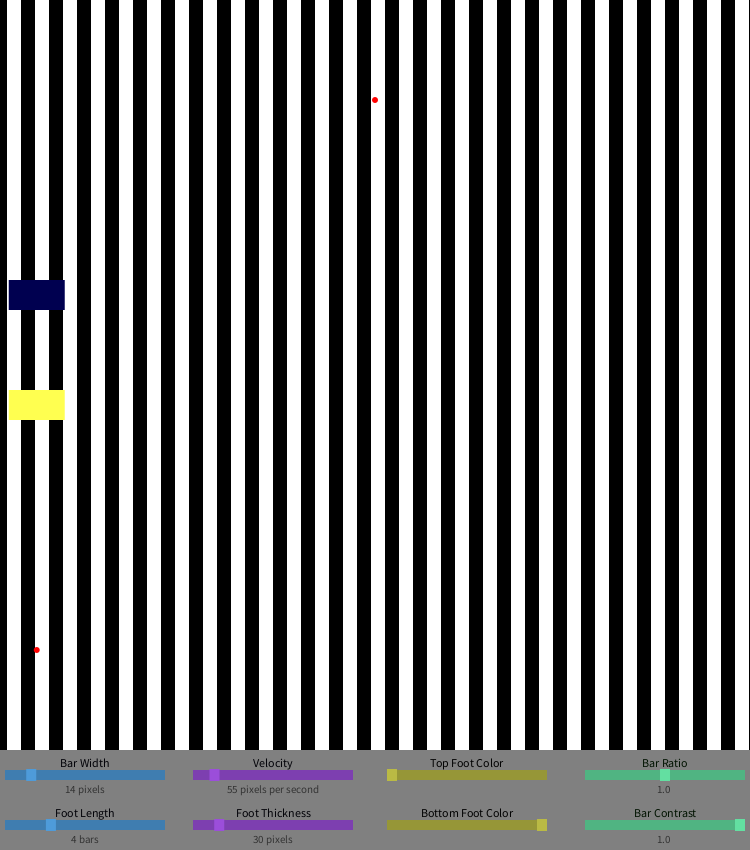
Frame 1 (no input)
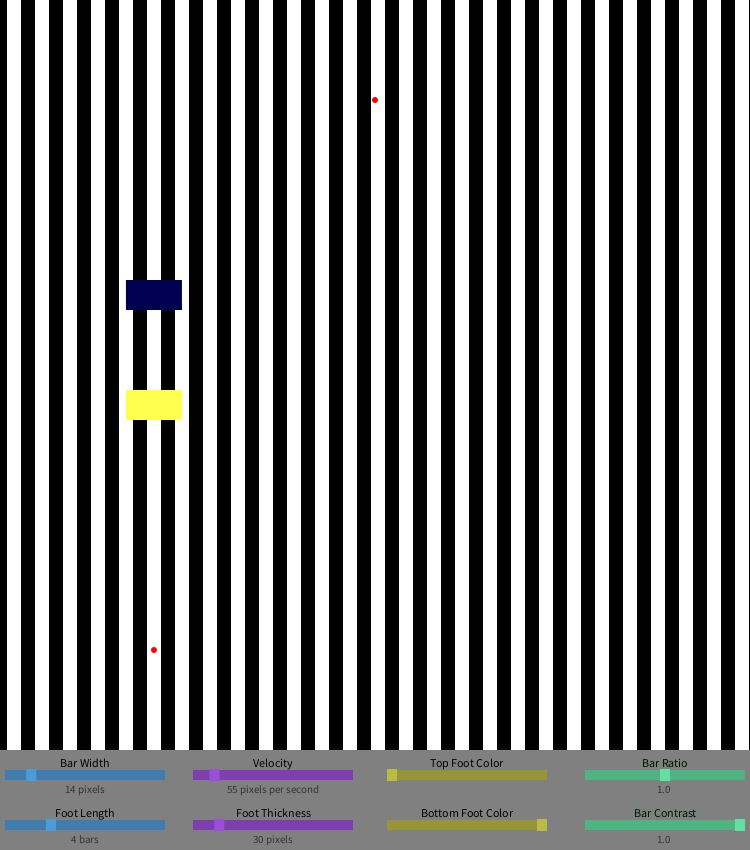
Frame 60 (the mouse pressed at the canvas centre just before this capture)
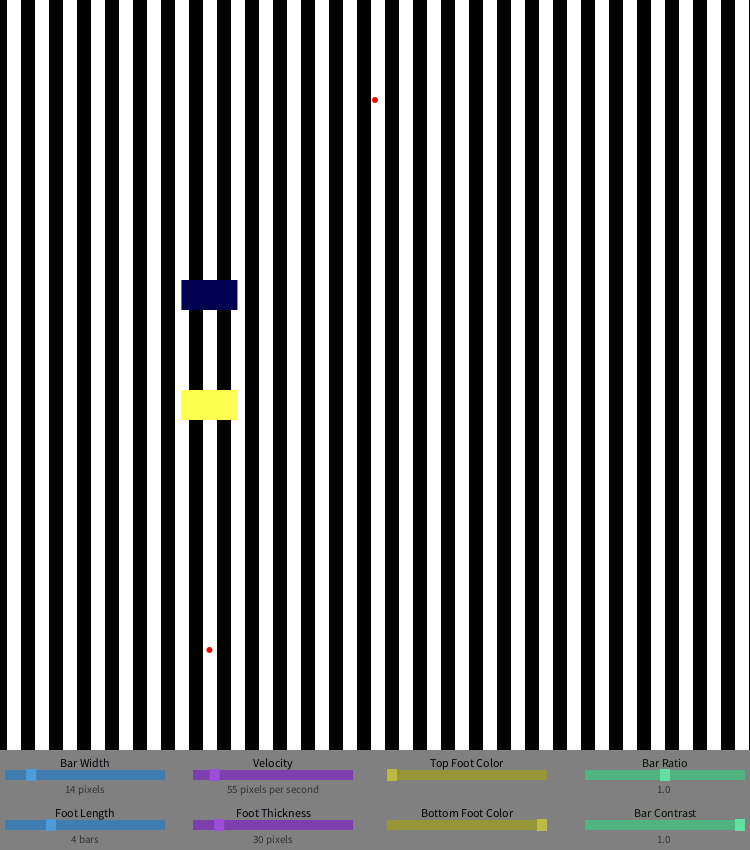
Frame 120 (the mouse held since frame 60 and released just before this capture)

The Processing sketch that drew these frames (run headless with seeded random() and noise(); from frame 60 on, the mouse is pressed at the canvas centre):

// Processing sketch: processing_179949
// ── processing_179949.pde

int last = 0;
float barWidth = 50;
float barRatio = 1;
float footLength = 100;
float feetX = 0;
GSlider barWidthSlider;
GSlider speedSlider;
GSlider footSizeSlider;
GSlider footHeightSlider;
color foot1col;
color foot2col;
GSlider footColSlider1;
GSlider footColSlider2;
GSlider barRatioSlider;
GSlider barContrastSlider;
float foot1Y = 310;
float foot2Y = 390;

void setup(){
  size(750,850);
  barWidthSlider = new GSlider("Bar Width",10,775,150,10,1,100,15,color(63,125,176),true,true,"pixels");
  footSizeSlider = new GSlider("Foot Length",10,825,150,10,1,12,4,color(63,125,176),true,true,"bars");
  speedSlider = new GSlider("Velocity",198,775,150,10,0,500,55,color(125,63,176),true,true,"pixels per second");
  footHeightSlider = new GSlider("Foot Thickness",198,825,150,10,2,200,30,color(125,63,176),true,true,"pixels");
  footColSlider1 = new GSlider("Top Foot Color",392,775,150,10,0,1,0,color(150,150,55),false,false,"");
  footColSlider2 = new GSlider("Bottom Foot Color",392,825,150,10,0,1,1,color(150,150,55),false,false,"");
  barRatioSlider = new GSlider("Bar Ratio",590,775,150,10,0,2,1,color(80,180,130),true,false,"");
  barContrastSlider = new GSlider("Bar Contrast",590,825,150,10,0,1,1,color(80,180,130),true,false,"");
}

void draw(){
  makeStripes();
  drawFeet();
  fill(128);
  noStroke();
  rect(-5,750,760,110);
  barWidthSlider.refresh();
  speedSlider.refresh();
  footHeightSlider.refresh();
  footSizeSlider.refresh();
  footColSlider1.refresh();
  footColSlider2.refresh();
  barRatioSlider.refresh();
  barContrastSlider.refresh();
  fill(color(255,0,0));
  ellipse(375,100,6,6);
}

void makeStripes(){
  barWidth = barWidthSlider.getVal();
  barRatio = barRatioSlider.getVal();
  float barContrast = barContrastSlider.getVal();
  background(127+barContrast*128.);
  noStroke();
  fill(128-barContrast*128.);
  for(int i=0;i<760/(2*barWidth);i=i+1){
    rect(i*2*barWidth-(barWidth*barRatio/2),0,barWidth*barRatio,1000);
  }
}

void drawFeet(){
  footLength = footSizeSlider.getVal()*barWidth;
  float colInd1 = footColSlider1.getVal();
  float colInd2 = footColSlider2.getVal();
  float footThick = footHeightSlider.getVal();
  foot1col = color(colInd1*255,colInd1*255,80);
  foot2col = color(colInd2*255,colInd2*255,80);
  feetX = feetX + (millis()-last)/1000.*speedSlider.getVal();
  last = millis();
  if(feetX>750){
    feetX = 0;
  }
  noStroke();
  fill(foot1col);
  rect(feetX,foot1Y-footThick,footLength,footThick);
  rect(feetX-750,foot1Y-footThick,footLength,footThick);
  fill(foot2col);
  rect(feetX,foot2Y,footLength,footThick);
  rect(feetX-750,foot2Y,footLength,footThick);
  fill(color(255,0,0));
  ellipse(feetX+footLength/2,650,6,6);
  ellipse(feetX+footLength/2-750,650,6,6);
}



class GSwitch {
  int size;  //size of switch
  float xpos, ypos;     //location of switch
  boolean flipped;
  boolean whoathere;
  color col;
  String label;
  
  GSwitch (float xp, float yp, int sz, color c, String lab,Boolean startsOn){
    size = sz;
    xpos = xp;
    ypos = yp;
    col = c;
    label = lab;
    flipped = startsOn;
  }
  
  void refresh(){
    this.update();
    this.display();
  }
  
  void update(){
    if(overEvent()){
      if(mousePressed){
        if(!whoathere){
          flipped = !flipped;
        }
        whoathere = true;
      }else{
        whoathere = false;
      }
    }
  }
  
  boolean overEvent(){
    if(mouseX>xpos && mouseX<xpos+size && mouseY>ypos && mouseY<ypos+size){
      return true;
    }else{
      return false;
    }
  }
  
  boolean isOn(){
    return flipped;
  }
  
  void display(){
    noStroke();
    color plate = col;
    float dy;
    if(overEvent()){
      plate = blendColor(col,color(50),DODGE);
    }
    if(flipped){
      dy = -size/4.;
    }else{
      dy = size/.8;
    }
    fill(plate);
    rect(xpos,ypos,size,size);
    strokeWeight(size/5);
    stroke(blendColor(col,color(80),BURN));//darker stick
    line(xpos+size/2.2,ypos+size/2.,xpos+size/1.3,ypos+dy);
    noStroke();
    fill(blendColor(col,color(50),DODGE));//lighter knob
    ellipse(xpos+size/1.3,ypos+dy,size/2,size/2);
    fill(plate);//cover the bottom of the stick
    rect(xpos,ypos,size/2.1,size);
    fill(blendColor(col,color(30),BURN));    
    textSize(12);
    textAlign(LEFT, BOTTOM);
    text(label,xpos+1.3*size,ypos+size);
  }
}
  
class GSlider {
  int swidth, sheight;  //width and height of slider
  float xpos, ypos;     //slider position
  float spos, newspos;  //indicator position
  float smin, smax;     //min and max positions of indicator
  float vmin, vmax;     //min and max values of the slider
  int loose;            //control tightness
  boolean over;         //mouse hovering
  boolean locked;
  color col;
  float ratio;
  int vanityEdge;       //extra width so that indicator won't go off of slider
  String label;
  Boolean showVal;
  Boolean floored;
  Boolean isActive;
  String units;
  
  GSlider (String l, float xp, float yp, int sw, int sh, float theMin, float theMax, float initPos, color c,boolean showv,boolean floord,String unts){
    label = l;
    swidth = sw;
    sheight = sh;
    xpos = xp;
    ypos = yp-sheight/2;
    spos = xpos + ((initPos-theMin)/(theMax-theMin))*swidth;
    smin = xpos;
    smax = xpos+swidth;
    spos = max(min(spos,smax),smin);
    vmin = theMin;
    vmax = theMax;
    col = c;
    vanityEdge = 5;
    showVal = showv;
    floored = floord;
    isActive = true;
    units = unts;
  }
  
  void refresh(){
    this.update();
    this.display();
  }
  
  void update(){
    if(isActive){
      if(overEvent()){
        over = true;
      }else{
        over = false;
      }
      if(mousePressed && over){
        locked = true;
      }
      if(!mousePressed){
        locked = false;
      }
      if(locked){
        spos = min(max(mouseX,smin),smax);
      }
    }
  }
  
  void setVal(float val){
    spos = smin + ((val-vmin)/(vmax-vmin))*swidth;
  }
  
  void setActive(boolean active){
    isActive = active;
  }
  
  boolean overEvent(){
    if(mouseX>xpos && mouseX<xpos+swidth && mouseY>ypos && mouseY<ypos+sheight){
      return true;
    }else{
      return false;
    }
  }
  
  void display(){
    color colour;
    if(isActive){
      colour = col;
    }else{
      colour = color(0);
    }
    fill(blendColor(colour,color(80),BURN));
    textSize(12);
    textAlign(CENTER, BOTTOM);
    text(label,xpos+swidth/2,ypos-1);
    textSize(11);
    fill(50);
    if(showVal){
      if(floored){
        text(int(this.getVal())+" "+units,xpos+swidth/2,ypos+sheight*2.5);
      }else{
        text(this.getVal()+" "+units,xpos+swidth/2,ypos+sheight*2.5);
      }
    }
    noStroke();
    fill(colour);
    rect(xpos-vanityEdge,ypos,swidth+2*vanityEdge,sheight);
    if(over || locked){
      fill(blendColor(colour,color(90),DODGE));
    }else{
      fill(blendColor(colour,color(50),DODGE));
    }
    rect(spos-sheight/2,ypos-1,sheight,sheight+2);
  }
  
  float getVal(){
    if(isActive){
      if(floored){
        return floor(vmin+((spos-xpos)/swidth)*(vmax-vmin));
      }else{
        return vmin+((spos-xpos)/swidth)*(vmax-vmin);
      }
    }else{
      return 0;
    }
  }
}
